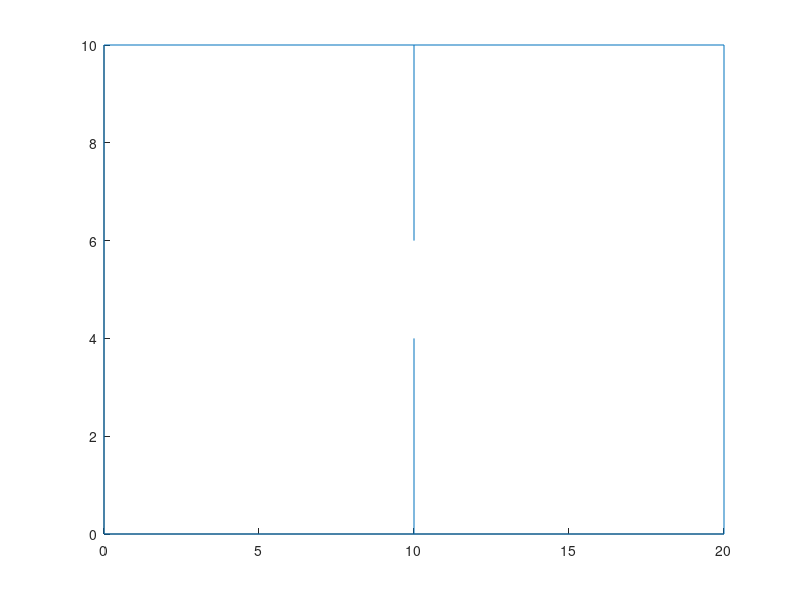

MATLAB code to generate this figure:
function vec = planSimple

vec = [0 0 0 10 ; 0 10 20 10 ; 20 0 20 10 ; 0 0 20 0 ; 10 0 10 4 ; 10 6 10 10 ];% 2 2 2 8; 2 2 16 2; 16 2 16 8; 2 8 16 8];% 10 0 10 4 ; 10 6 10 10 ; 8 5 12 5];% 0 0 0 20 ; 0 20 30 20 ; 30 0 30 20 ; 0 0 30 0 ];
for i = 1 : length(vec)
   xinit = vec(i,1);
   yinit = vec(i,2);
   xfin = vec(i,3);
   yfin = vec(i,4);
   line([xinit xfin], [yinit yfin]);
end
end